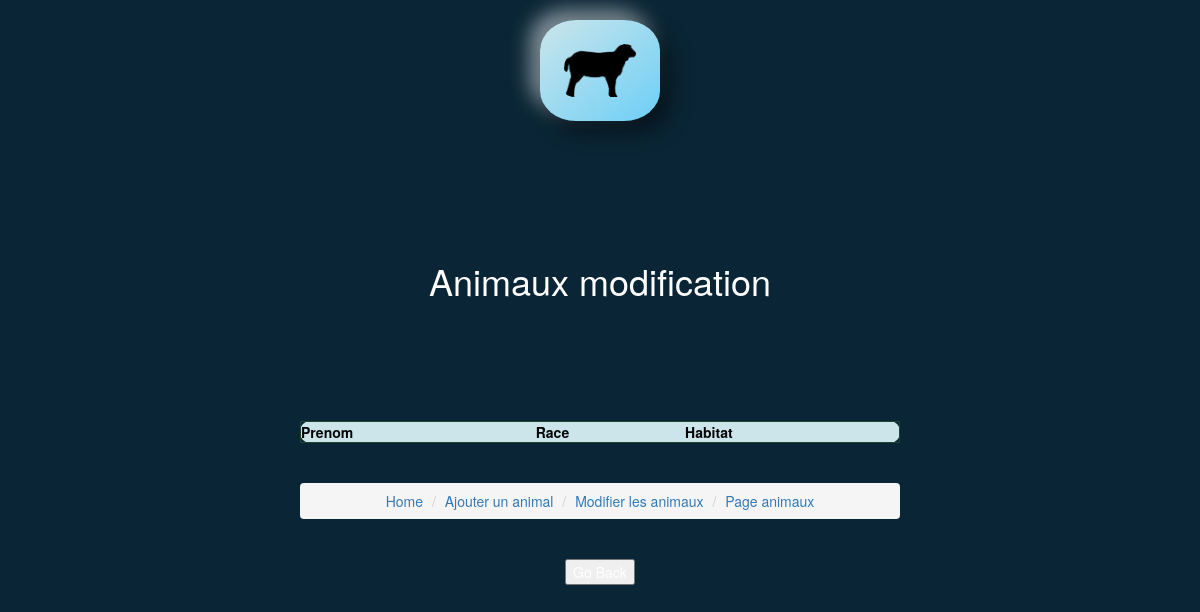
The page /php/modif_animal.php on the database as committed earlier.
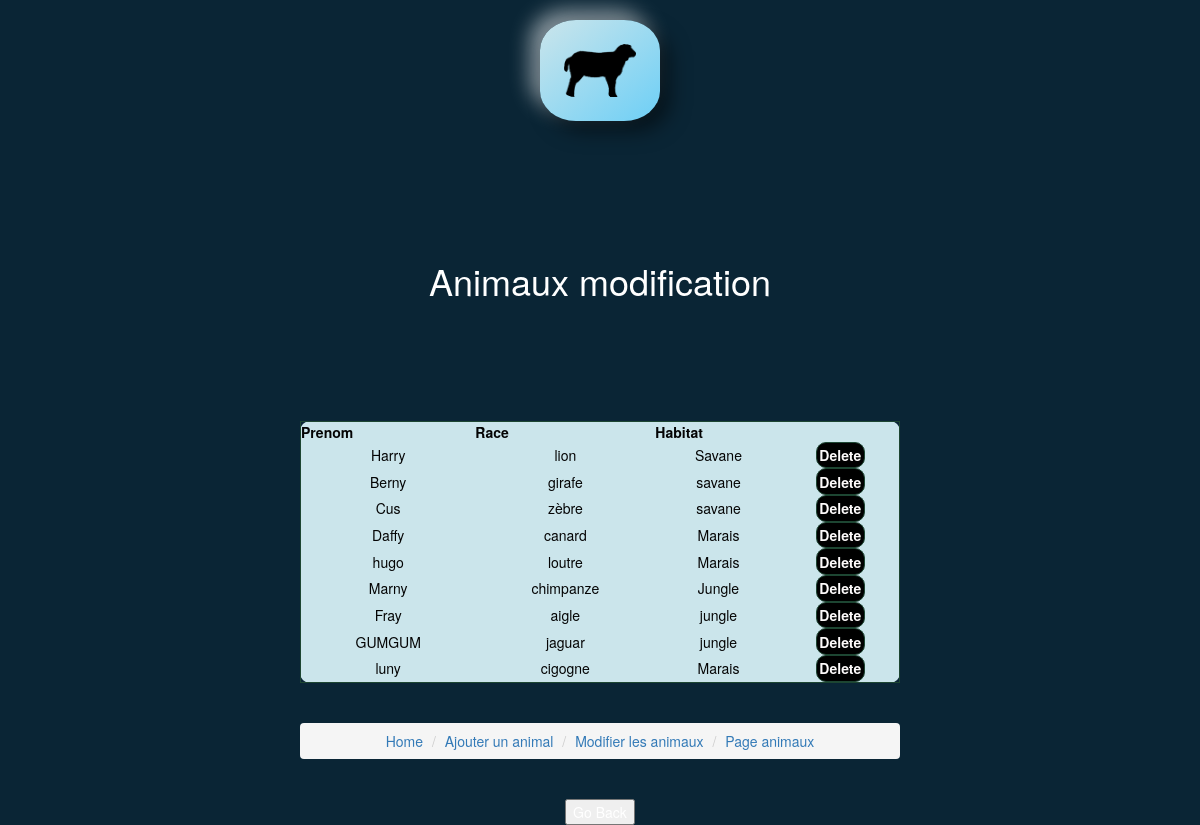
The same page on the database as committed later.
### tables this page shows
CREATE TABLE `animaux` (
  `id` int NOT NULL AUTO_INCREMENT,
  `prenom` varchar(255) NOT NULL,
  `race` varchar(255) NOT NULL,
  `habitat` varchar(255) NOT NULL,
  `view` int DEFAULT '0',
  PRIMARY KEY (`id`)
);

### php/modif_animal.php (the view, shortened to what this page needs)
<!DOCTYPE html>
<html lang="fr">
<head>
    <link rel="stylesheet" href="https://maxcdn.bootstrapcdn.com/bootstrap/3.4.1/css/bootstrap.min.css">
    <link rel="stylesheet" type="text/css" href="../css/styles.css" />
</head>
<body class="ac-admin titre-admin">
    <br>
    <a href="admin.php">
        <img class="logo-arcadia background" src="../images/arcadia_logo.png" alt="Arcadia logo">
    </a>
    <br>
    <br>
    <h1>Animaux modification</h1>
    <?php
    require("connexion.php");
    $query = "SELECT * FROM animaux";
    $result = mysqli_query($conn, $query);
    $animaux = mysqli_fetch_all($result, MYSQLI_ASSOC);
    ?>
    <table class="border-form">
        <tr>
            <th>Prenom</th>
            <th>Race</th>
            <th>Habitat</th>
        </tr>
        <?php foreach ($animaux as $row) : ?>
            <tr>
                <td><?php echo $row['prenom']; ?></td>
                <td><?php echo $row['race'] ?></td>
                <td><?php echo $row["habitat"]; ?></td>
                <td><a href="modif_animal.php?delete=<?php echo $row['id']; ?>" class="form-btn">Delete</a></td>
            </tr>
        <?php endforeach; ?>
    </table>
    <br>
    <br>
    <nav aria-label="breadcrumb" style="width:50%; margin:auto;">
        <ol class="breadcrumb">
            <li class="breadcrumb-item"><a href="admin.php">Home</a></li>
            <li class="breadcrumb-item active" aria-current="page"><a href="ajout_animal.php">Ajouter un animal</a></li>
            <li class="breadcrumb-item"><a href="modif_animal.php">Modifier les animaux</a></li>
            <li class="breadcrumb-item"><a href="animal.php">Page animaux</a></li>
        </ol>
    </nav>
    <br>
    <button onclick="history.back()">Go Back</button><br>
</body>
</html>

### css/styles.css (style rules this page uses)
h1 { margin: 10%; }
img { width: 100%; height: auto; }
.logo-arcadia { width: 15%; height: auto; background-size: contain; border-radius: 30%; }
.background { width: 10%; height: 100%; padding: 2%; background: linear-gradient(to bottom right, #cbe5eb, #6dcff6); box-shadow: 10px 10px 20px 0px rgba(0, 0, 0, 0.5), -10px -10px 20px 0px rgba(255, 255, 255, 0.5); }
.ac-admin { background-color: #0a2535; }
.titre-admin { color: #ffffff; text-align: center; }
.border-form { border: #1d4632 solid 1px; border-radius: 10px; padding: 2%; margin: 0 auto; width: 50%; background-color: #cbe5eb; color: #040404; }
.form-btn { color: rgb(253, 250, 250); background-color: #000000; border: #1d4632 solid 1px; text-decoration: none; border-radius: 10px; font-weight: bold; display: inline-block; padding: 2%; }

Rows that differ between the two databases and show on the page:
added animaux: prenom "Harry", race "lion", habitat "Savane"
added animaux: prenom "Berny", race "girafe", habitat "savane"
added animaux: prenom "Cus", race "zèbre", habitat "savane"
added animaux: prenom "Daffy", race "canard", habitat "Marais"
added animaux: prenom "hugo", race "loutre", habitat "Marais"
added animaux: prenom "Marny", race "chimpanze", habitat "Jungle"
added animaux: prenom "Fray", race "aigle", habitat "jungle"
added animaux: prenom "GUMGUM", race "jaguar", habitat "jungle"
added animaux: prenom "luny", race "cigogne", habitat "Marais"
